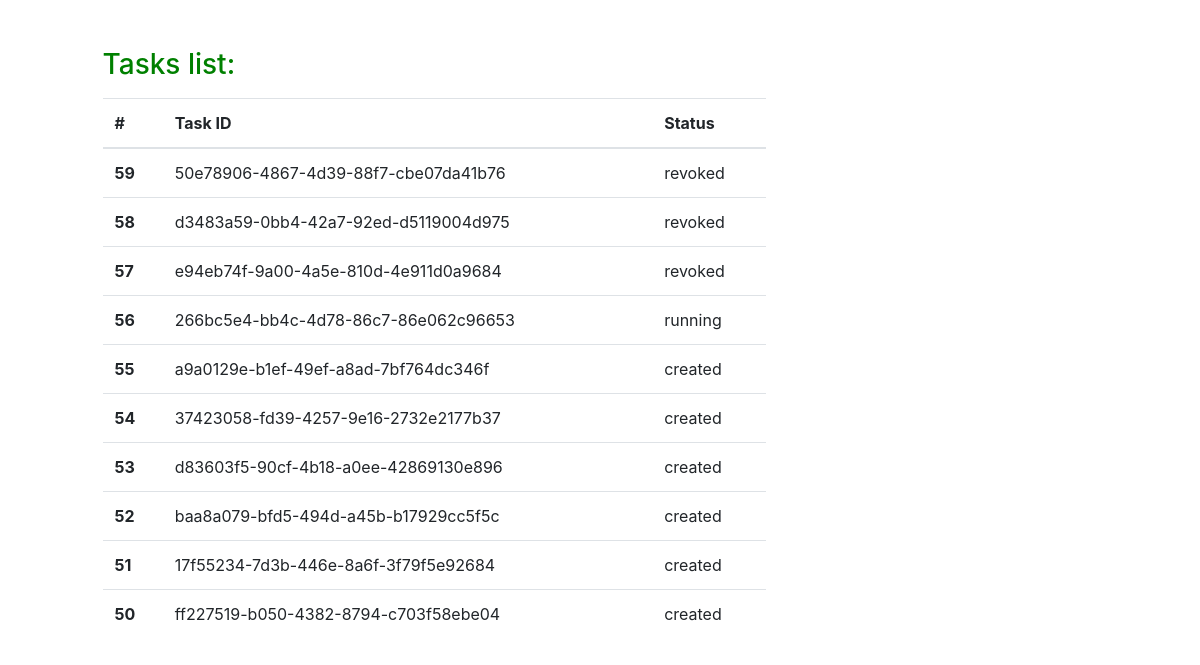
/tasks/, run on the app's committed database.
### ping/models.py (models this page shows, shortened)
class Task(models.Model):
    states = (
        (1, "created"),
        (2, "running"),
        (3, "done"),
        (4, "revoked"),
    )
    celery_task_id = models.CharField(max_length=255, blank=True, null=True)
    status = models.IntegerField(choices=states, default=1)
    class Meta:
        ordering = ('-id',)
    def get_state_display(self):
        return self.states[self.status - 1][1]

### ping/views.py (the view)
# urls.py: path('tasks/', tasks_list)
def tasks_list(request):
    tasks = Task.objects.all()[:10]
    context = {
        'tasks': tasks
    }
    return render(request, 'tasks.html', context)

### templates/tasks.html (shortened to what this page needs)
{% load static %}
<!DOCTYPE html>
<html lang="en">
<head>
    <link rel="stylesheet" href="https://cdn.jsdelivr.net/npm/bootstrap@4.3.1/dist/css/bootstrap.min.css">
    <link rel="stylesheet" href="{% static 'styles.css' %}">
</head>
<body>
    <div class="continer">
        <div class="row">
            <div class="col-10 mx-auto mt-5">
                <h3 class="mb-3">Tasks list:</h3>
                <table class="table col-8">
                    <thead>
                      <tr>
                        <th scope="col">#</th>
                        <th scope="col">Task ID</th>
                        <th scope="col">Status</th>
                      </tr>
                    </thead>
                    <tbody>
                        {% for task in tasks %}
                        <tr>
                            <th scope="row">{{ task.pk }}</th>
                            <td>{{ task.celery_task_id }}</td>
                            <td>{{ task.get_state_display }}</td>
                          </tr>
                        {% endfor %}
                    </tbody>
                  </table>
            </div>
        </div>
    </div>
</body>
</html>

### static/styles.css (style rules this page uses)
h3 { color: green; }

### data on the page
Task: pk "59", celery_task_id "50e78906-4867-4d39-88f7-cbe07da41b76", state "revoked"
Task: pk "58", celery_task_id "d3483a59-0bb4-42a7-92ed-d5119004d975", state "revoked"
Task: pk "57", celery_task_id "e94eb74f-9a00-4a5e-810d-4e911d0a9684", state "revoked"
Task: pk "56", celery_task_id "266bc5e4-bb4c-4d78-86c7-86e062c96653", state "running"
Task: pk "55", celery_task_id "a9a0129e-b1ef-49ef-a8ad-7bf764dc346f", state "created"
Task: pk "54", celery_task_id "37423058-fd39-4257-9e16-2732e2177b37", state "created"
Task: pk "53", celery_task_id "d83603f5-90cf-4b18-a0ee-42869130e896", state "created"
Task: pk "52", celery_task_id "baa8a079-bfd5-494d-a45b-b17929cc5f5c", state "created"
Task: pk "51", celery_task_id "17f55234-7d3b-446e-8a6f-3f79f5e92684", state "created"
Task: pk "50", celery_task_id "ff227519-b050-4382-8794-c703f58ebe04", state "created"
